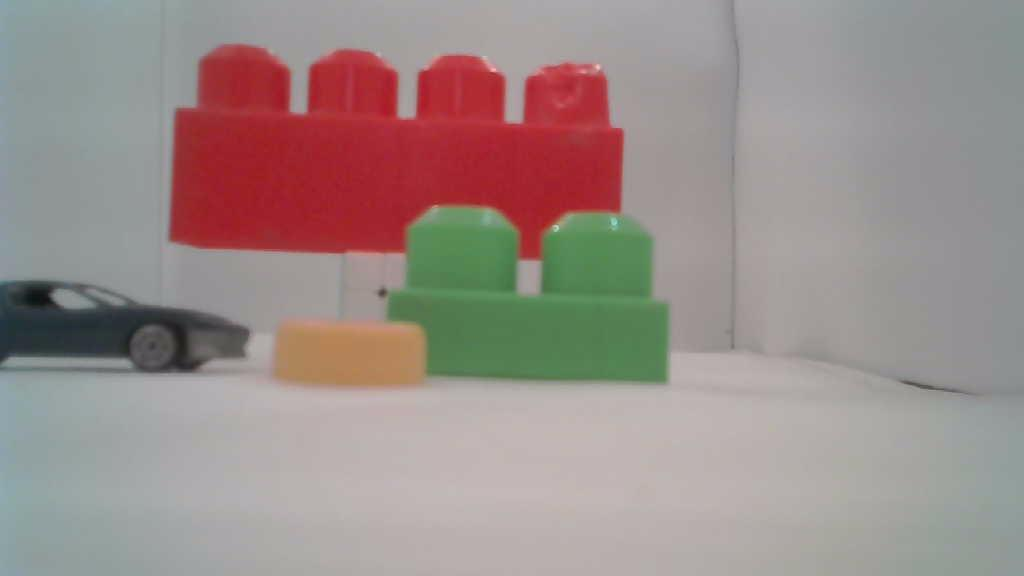
%> input picture PRACTICAS/SVAP03/D5.jpg, 1024 x 576 px
$ octave obtencionFoco.m   (GNU Octave 9; MATLAB toolbox functions it lacks are replaced by stand-ins)
%> lines starting %> are read from the running program, lines starting %| are printed output that depends on the picture
clc
clear
close all

i = 4;

f0d = imread('D5.jpg');
%> f0d is the input picture: size 576x1024x3 uint8; mean R, G, B 155.5, 141.4, 138.4
f0i = imread('I5.jpg');
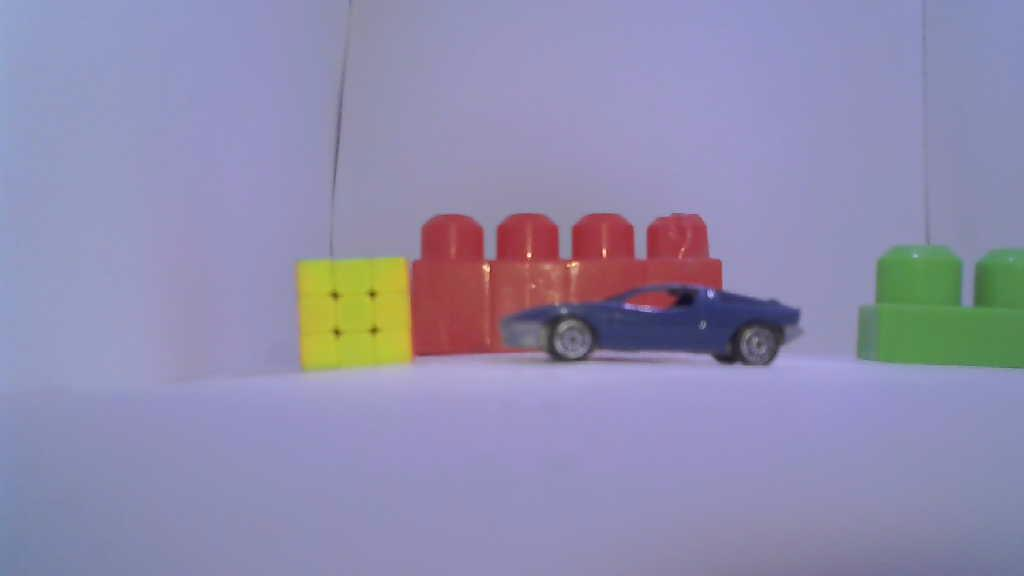
%> input picture PRACTICAS/SVAP03/I5.jpg, 1024 x 576 px
%> f0i is the input picture: size 576x1024x3 uint8; mean R, G, B 144.5, 140.8, 173.6

[filas, columnas] = size(f0i);
%> filas = 576; columnas = 3072

f0i(filas/2,:)=zeros(1,columnas);
f0i(:,columnas/2)=zeros(filas,1);
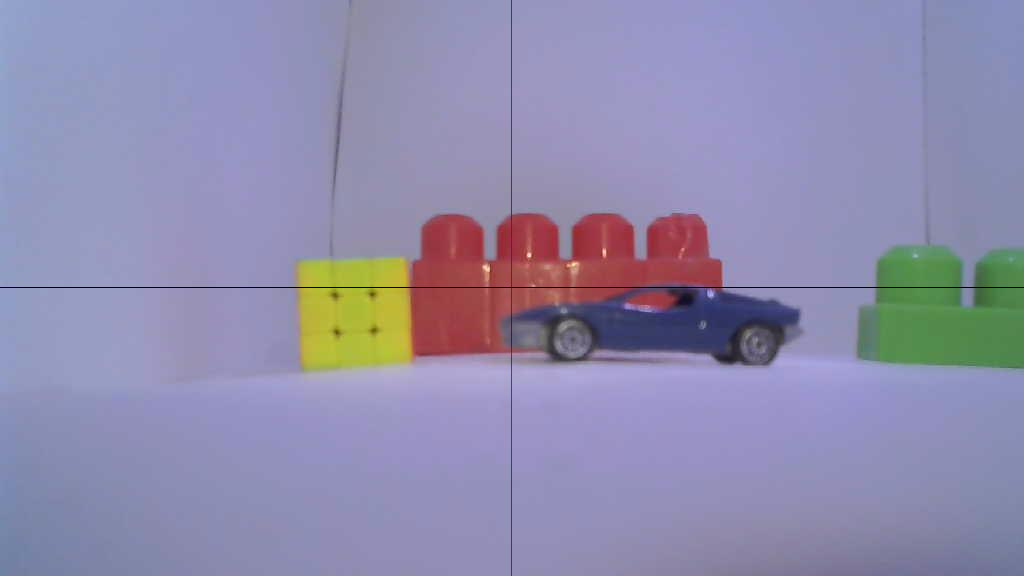
%> f0i: size 576x1024x3 uint8; mean R, G, B 144.2, 140.4, 173.4

f0d(filas/2,:)=zeros(1,columnas);
f0d(:,columnas/2)=zeros(filas,1);
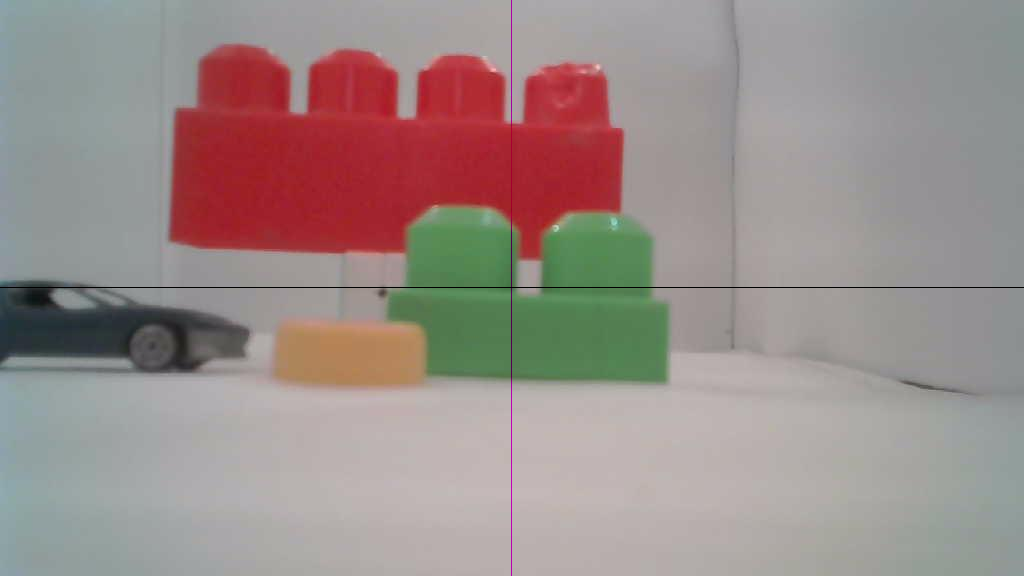
%> f0d: size 576x1024x3 uint8; mean R, G, B 155.3, 141.1, 138.2

%> (the run ends here)
